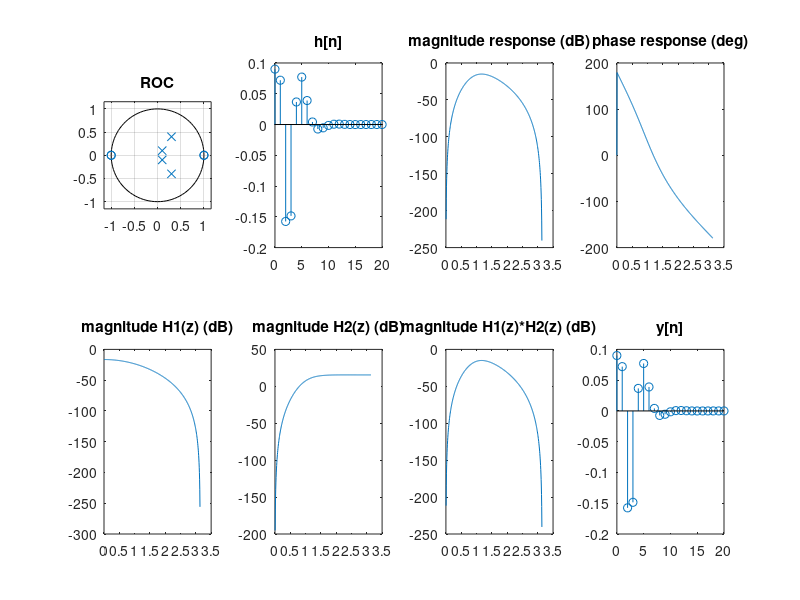

Write the MATLAB code that produced this figure.
%(a)
b=0.09.*conv(conv([1,-1],[1,1]),conv([1,-1],[1,1]));
a=conv(conv([1,-0.3-0.4i],[1,-0.3+0.4i]),conv([1,-0.1-0.1i],[1,-0.1+0.1i]));
figure
subplot(2,4,1);
zplane(b,a);
title('ROC')

%(b)
[r,p,k]=residuez(b, a);
%disp(k)  len(k) = 1 plus it to n^0
n=0:1:20;
h=r(1)*p(1).^(n)+r(2)*p(2).^(n)+r(3)*p(3).^(n)+r(4)*p(4).^(n);
h(1)=h(1)+k;
subplot(2,4,2);
stem(n,h);
title('h[n]');

%(c)
[H, w]=freqz(b,a);
subplot(2,4,3);
plot(w,20*log(abs(H)));
title('magnitude response (dB)');

subplot(2,4,4);
plot(w,angle(H)/pi*180);
title('phase response (deg)');

%(d)
z=[1,1,-1,-1];
p=[0.3+0.4i,0.3-0.4i,0.1+0.1i,0.1-0.1i];
k=0.09;
sos=zp2sos(z,p,k);
disp(sos)

%(e)
[H1,w1]=freqz([0.09,0.18,0.09],[1,-0.2,0.02]);
[H2,w2]=freqz([1,-2,1],[1,-0.6,0.25]);
subplot(2,4,5);
plot(w1, 20*log(abs(H1)));
title('magnitude H1(z) (dB)');

subplot(2,4,6);
plot(w2, 20*log(abs(H2)));
title('magnitude H2(z) (dB)');

subplot(2,4,7);
plot(w,20*log(abs(H1).* abs(H2)));
title('magnitude H1(z)*H2(z) (dB)');

%(f)
delta=zeros(1,21);
delta(1)=1;
y=filter(b,a,delta);
subplot(2,4,8);
stem(n,y);
title('y[n]');

